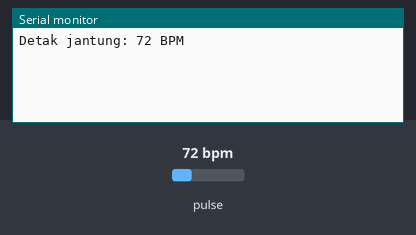
This sketch was run on a simulated Arduino Uno, built with avr-gcc and run on an emulated ATmega328P. Shown: the last lines printed to the serial monitor. The test bench sets the inputs (shaded band); at power-on: pulse 72 bpm.

Above: at 1.2 s.
1.3 s: pulse set to 42 bpm
At 2.7 s:
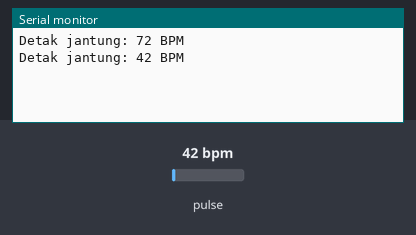
2.8 s: pulse set to 70 bpm
At 3.9 s:
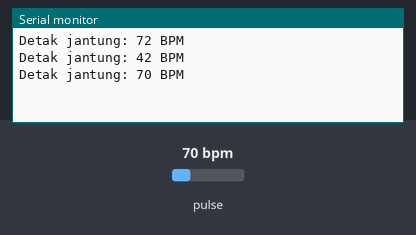
Timing chart, 0 to 5.8 s (numbered marks = the images above; inputs shaded):
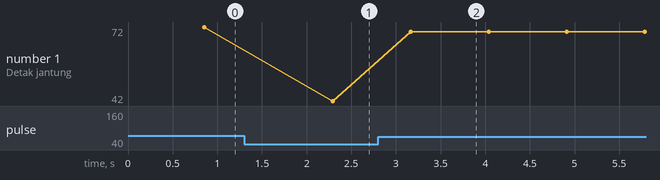

Measured:
- after the input at 1.3 s, the serial monitor: prints a new line after 0.99 s (image 1)
- after the input at 2.8 s, the serial monitor: prints a new line after 0.37 s (image 2)
- plotted number 1: 72 → 42 after the input at 1.3 s, 42 → 70 after the input at 2.8 s

The sketch:

scaning_sakit.ino
```cpp
// Include library untuk sensor denyut nadi
#include <PulseSensorPlayground.h>

// Pin untuk sensor denyut nadi
const int PulseSensorPin = A0;

// Membuat objek PulseSensor
PulseSensorPlayground pulseSensor;

void setup() {
  // Memulai komunikasi serial
  Serial.begin(9600);

  // Mengatur pin untuk PulseSensor
  pulseSensor.analogInput(PulseSensorPin);

  // Jika sensor tidak terdeteksi, tampilkan pesan kesalahan
  if (!pulseSensor.begin()) {
    Serial.println("Pulse sensor tidak terdeteksi!");
    while (true);
  }
}

void loop() {
  // Mengambil data denyut nadi
  int myBPM = pulseSensor.getBeatsPerMinute();

  // Jika ada detak jantung yang terdeteksi
  if (pulseSensor.sawStartOfBeat()) {
    Serial.print("Detak jantung: ");
    Serial.print(myBPM);
    Serial.println(" BPM");
  }

  // Tunggu sebentar sebelum membaca ulang
  delay(20);
}
```
